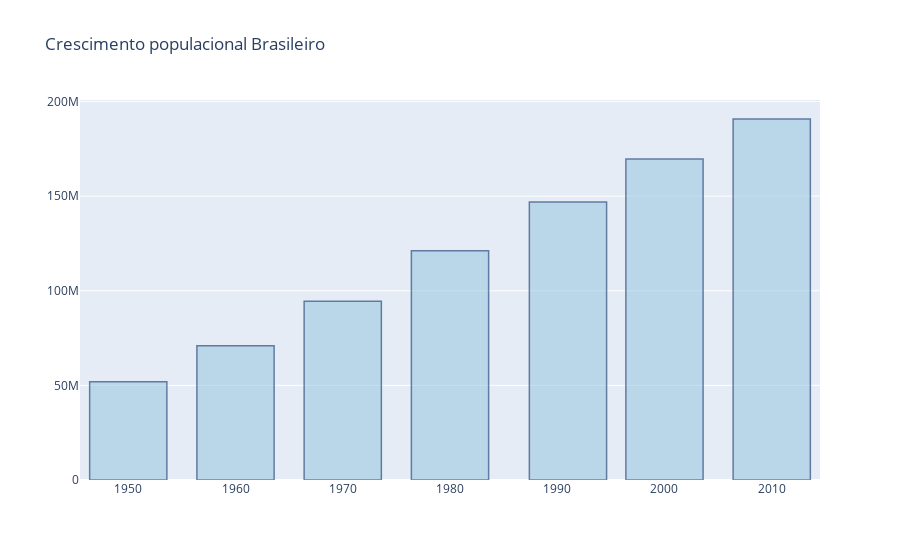

Notebook code cell kept with this figure:
### Code cell
import plotly.graph_objects as go

x = ['1950','1960','1970','1980','1991','2000','2010']
y = [51944397,70992343,94508583,121150573,146917459,169590693,190755799]

# Use the hovertext kw argument for hover text
fig = go.Figure(data=[go.Bar(x=x, y=y)])# , hovertext=['27% market share', '24% market share', '19% market share'])])
# Customize aspect
fig.update_traces(marker_color='rgb(158,202,225)', marker_line_color='rgb(8,48,107)',
                  marker_line_width=1.5, opacity=0.6)
fig.update_layout(title_text='Crescimento populacional Brasileiro')
fig.show()

### Figure 1 — Plotly figure (JSON) as saved in the notebook; plotly's stock layout.template omitted (floating-point values rounded to 4 significant figures)
{"data": [{"marker": {"color": "rgb(158,202,225)", "line": {"color": "rgb(8,48,107)", "width": 1.5}}, "opacity": 0.6, "type": "bar", "x": ["1950", "1960", "1970", "1980", "1991", "2000", "2010"], "y": [51944397, 70992343, 94508583, 121150573, 146917459, 169590693, 190755799]}], "layout": {"title": {"text": "Crescimento populacional Brasileiro"}}}
